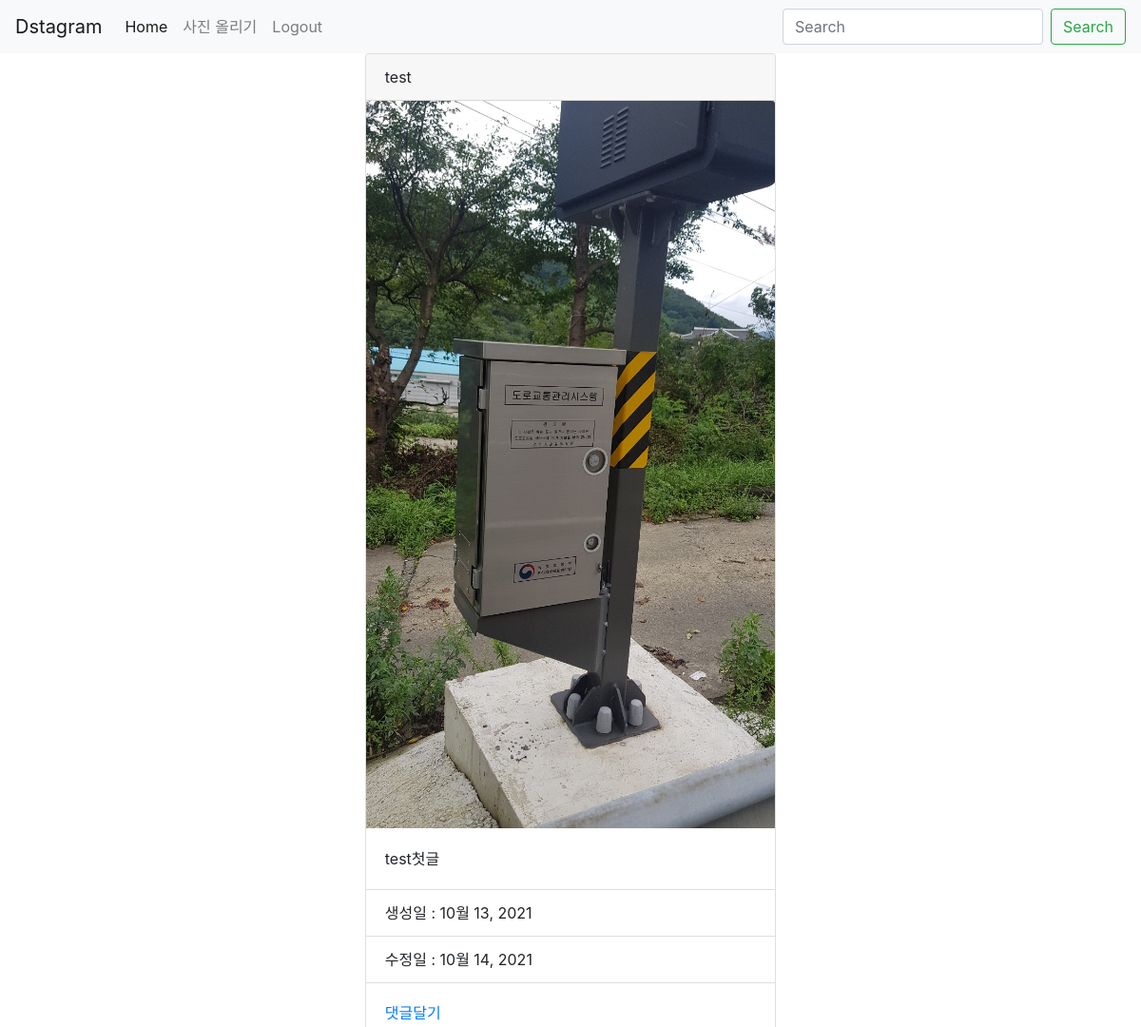
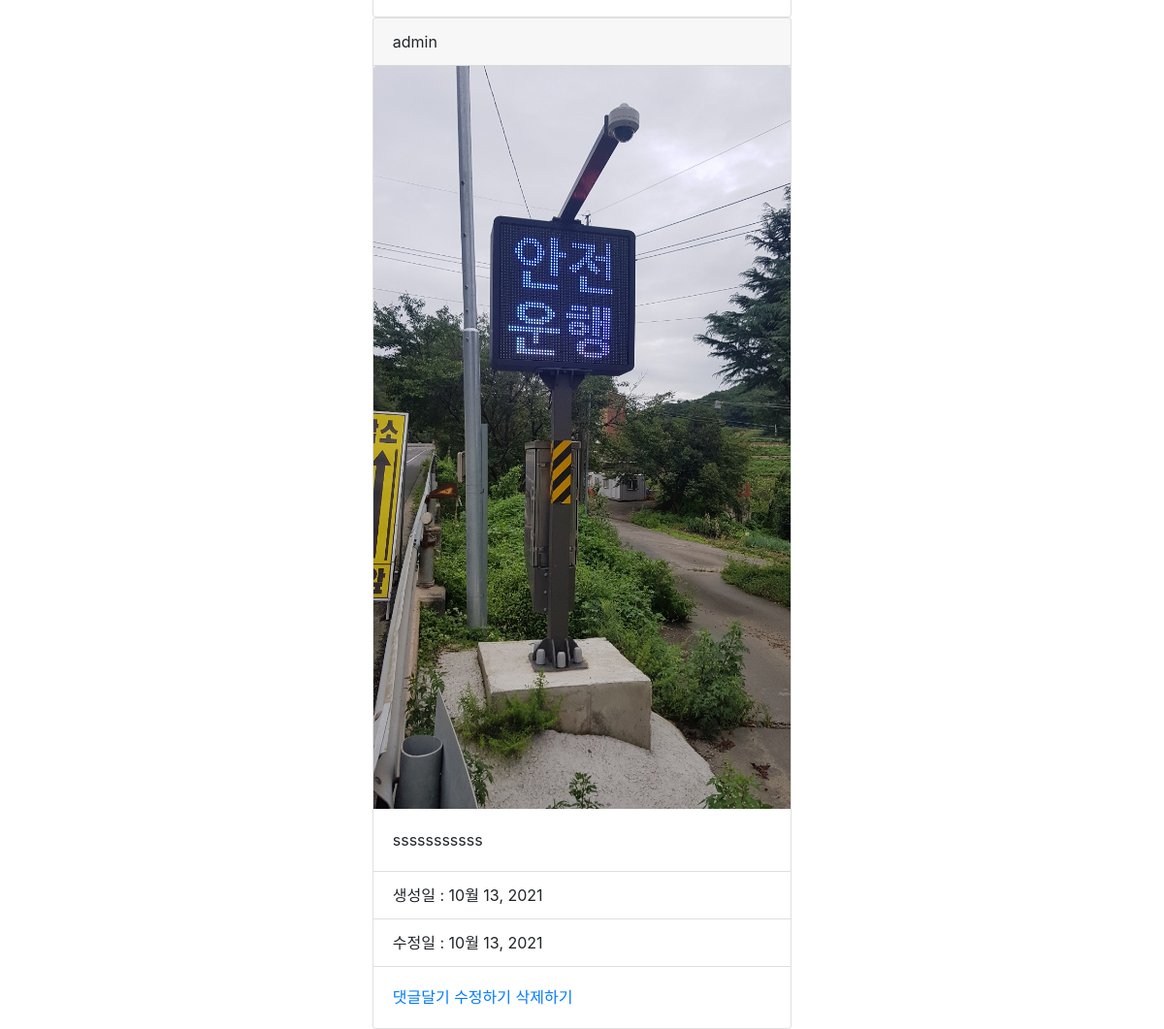
The app's page / (signed in) with its own data (2 pictures, top to bottom).
### photo/models.py (models this page shows, shortened)
class Photo(models.Model):
    author = models.ForeignKey(
        User, on_delete=models.CASCADE, related_name='user')
    text = models.TextField(blank=True)
    image = models.ImageField(upload_to='timeline_photo/%Y/%M/%d')
    created = models.DateField(auto_now_add=True)
    updated = models.DateField(auto_now=True)
    class Meta:
        ordering = ['-created']

### photo/views.py (the view)
# urls.py: path('', PhotoList.as_view(), name="index"),
class PhotoList(ListView):
    model = Photo
    template_name_suffix = '_list'

### photo/templates/photo/photo_list.html (shortened to what this page needs)
{% extends 'base.html' %}
{% block content %}
<div class="container">
  <div class="row">
    <div class="col"></div>
    <div class="col-5">
      {% for object in object_list %}
      <div class="card">
        <div class="card-header">
          {{object.author}}
        </div>
        <img src="{{ object.image.url }}" alt="" class="card-img-top">
        <div class="card-body">
          <p class="card-text">{{ object.text }}</p>
        </div>
        <ul class="list-group list-group-flush">
          <li class="list-group-item">생성일 : {{object.created}}</li>
          <li class="list-group-item">수정일 : {{object.updated}}</li>
        </ul>
        <div class="card-body">
          <a href="{% url 'photo:detail' object.id %}">댓글달기</a>
          {% if user == object.author %}
          <a href="{% url 'photo:update' object.id %}">수정하기</a>
          <a href="{% url 'photo:delete' object.id %}">삭제하기</a>
          {% endif %}
        </div>
      </div>
      {% endfor %}
    </div>
    <div class="col"></div>
  </div>
</div>
{% endblock %}

### records on screen
Photo: author "test", image (picture), text "test첫글", created "10월 13, 2021", updated "10월 14, 2021"
Photo: author "admin", image (picture), text "sssssssssss", created "10월 13, 2021", updated "10월 13, 2021", shows "수정하기"
